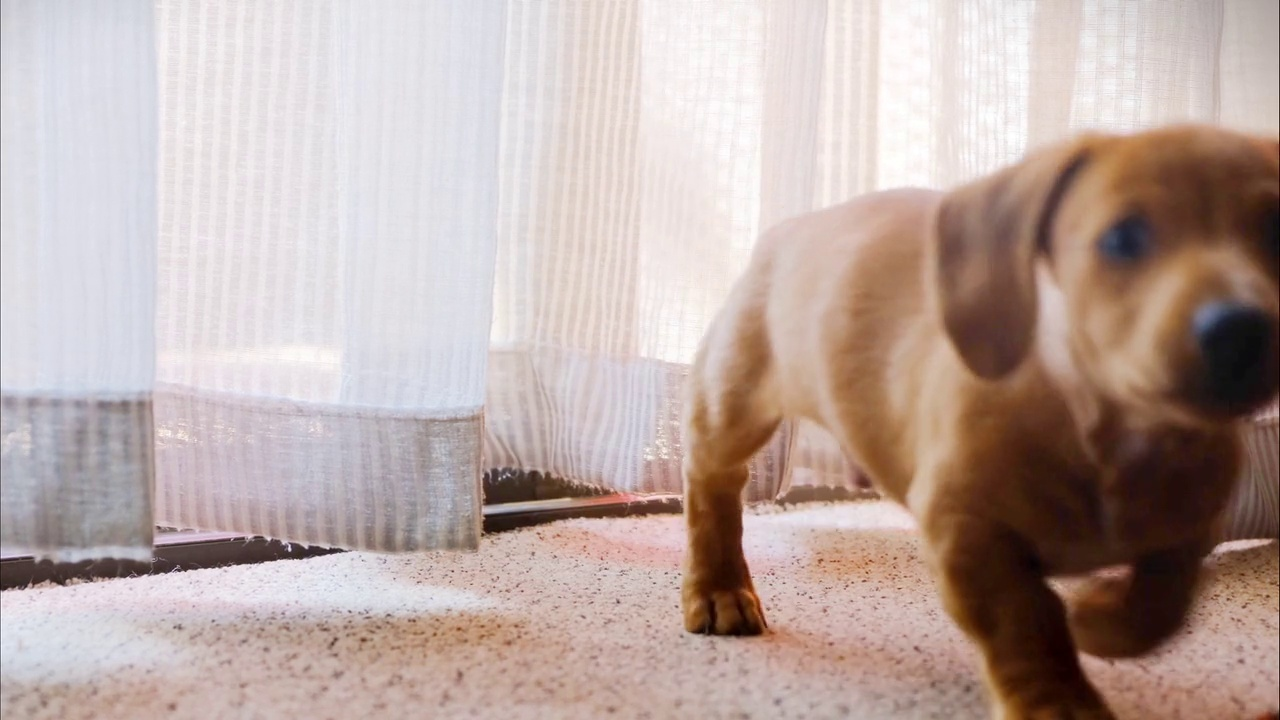
#> input picture dog.jpg, 1280 x 720 px
$ python basic_functions.py
#> lines starting #> are read from the running program, lines starting #| are printed output that depends on the picture
import cv2

img = cv2.imread('dog.jpg')
#> img is the input picture: shape (720, 1280, 3); mean B, G, R 164.6, 169.7, 187.6
cv2.imshow('original',img)


# convert to grayscale
img_gray = cv2.cvtColor(img,cv2.COLOR_BGR2GRAY)
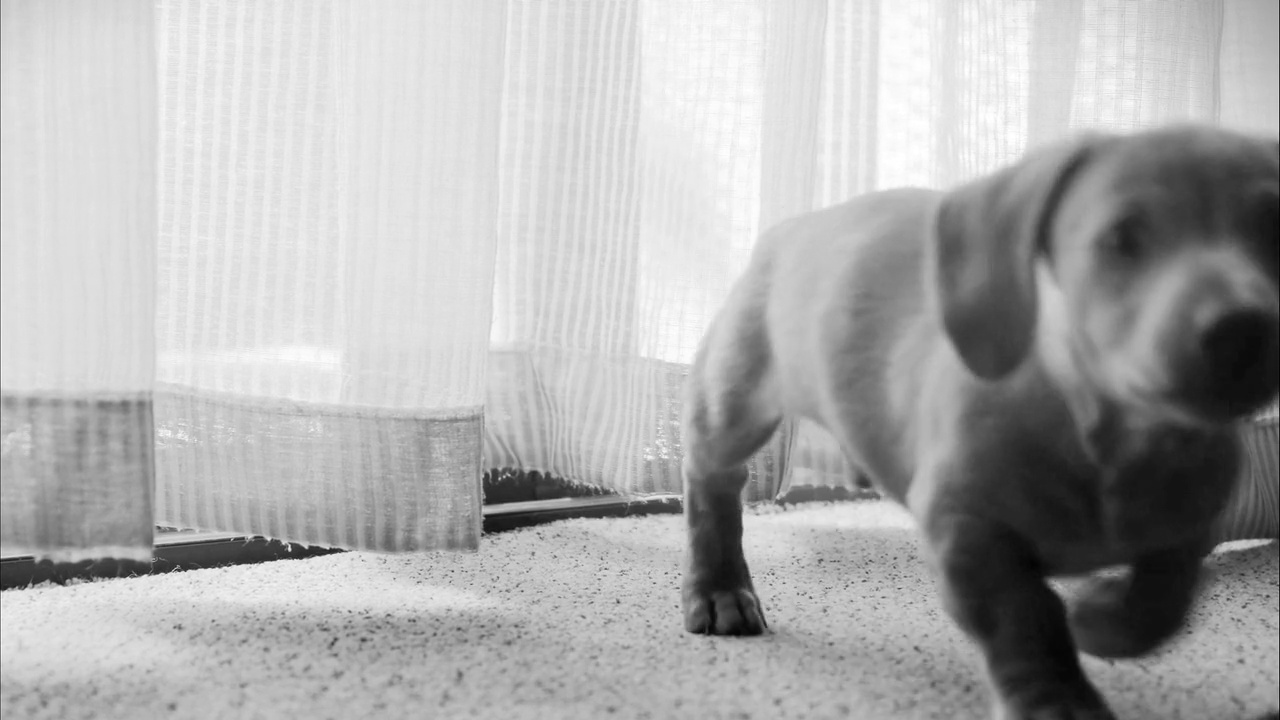
#> img_gray: shape (720, 1280); min 2, max 255, mean 174.5
cv2.imshow('gray',img_gray)

# blur the image
blur = cv2.GaussianBlur(img,(7,7),cv2.BORDER_DEFAULT)
cv2.imshow('blur',blur)

# edge cascade
edge = cv2.Canny(img,threshold1=100,threshold2=100)
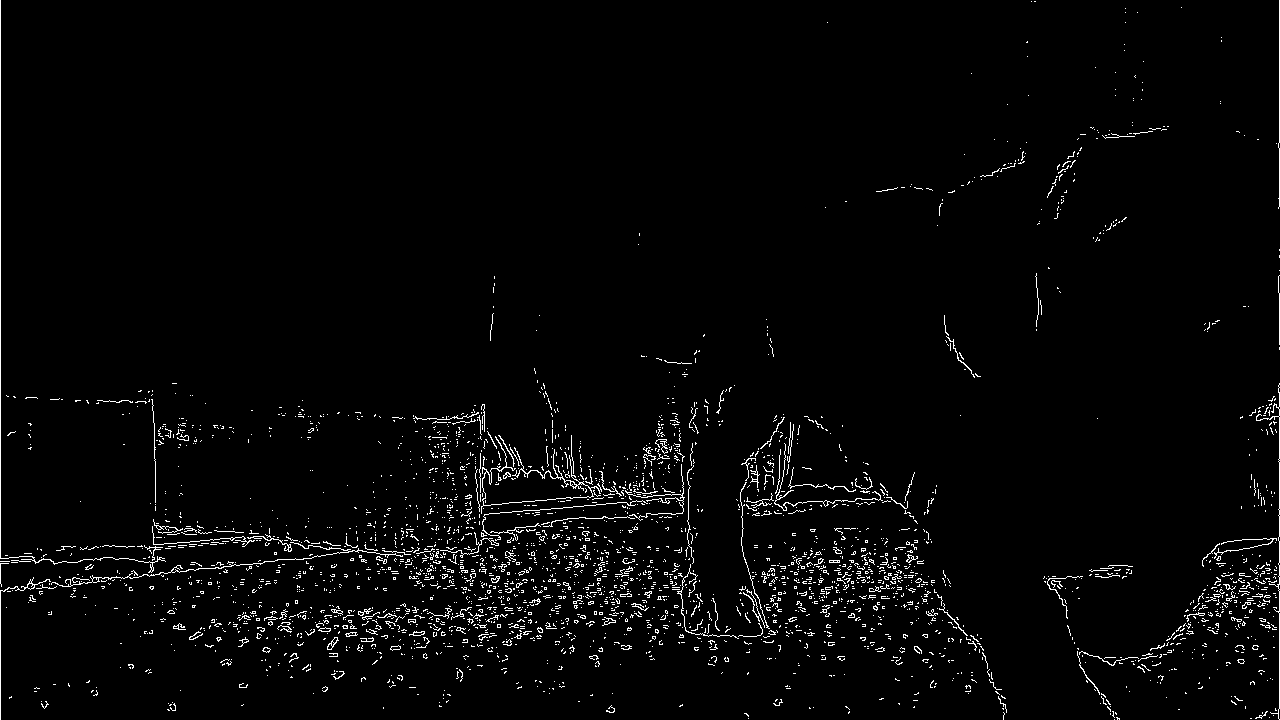
#> edge: shape (720, 1280); 2.5% white in thin lines or dots
cv2.imshow('edges',edge)

# resize
resized = cv2.resize(img,(800,500),interpolation=cv2.INTER_AREA)
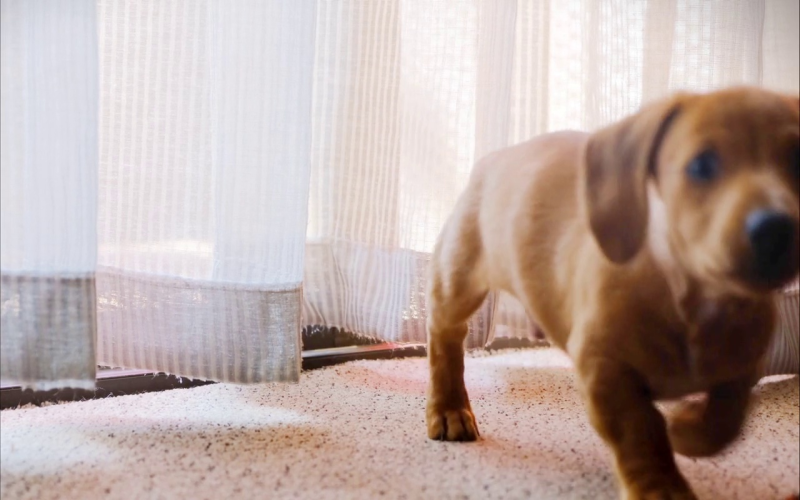
#> resized: shape (500, 800, 3); mean B, G, R 164.6, 169.7, 187.6
cv2.imshow('resize',resized)

# cropping image
crop = img[:200,:500]
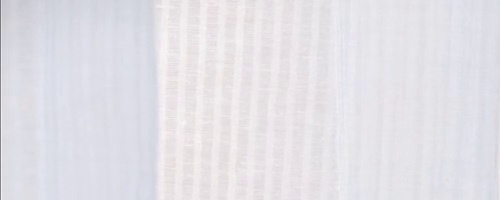
#> crop: shape (200, 500, 3); mean B, G, R 230.7, 225, 226.8
cv2.imshow('crop',crop)

cv2.waitKey(0)
